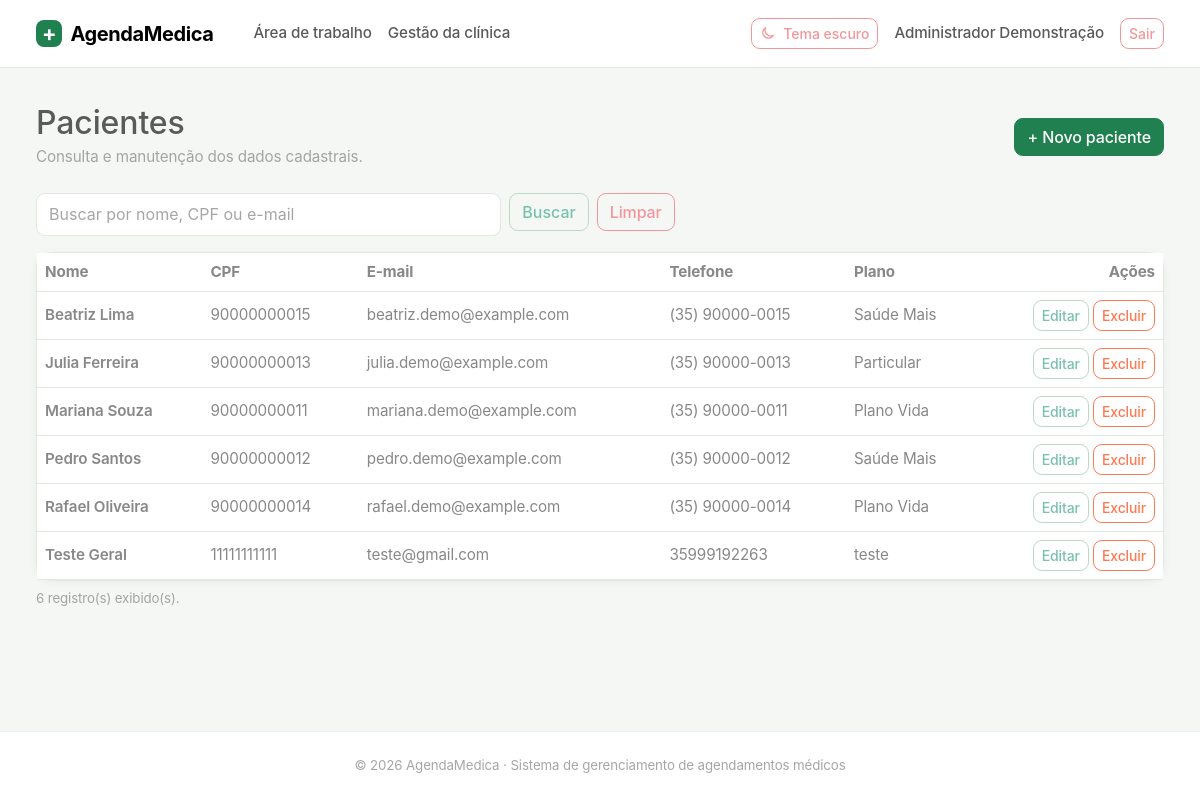
Page /gestao/pacientes/ (signed in) on the committed database.
### usuarios/models.py (models this page shows, shortened)
class Usuario(AbstractUser):
    class TipoUsuario(models.TextChoices):
        PACIENTE = "PACIENTE", "Paciente"
        MEDICO = "MEDICO", "Médico"
        FUNCIONARIO = "FUNCIONARIO", "Funcionário administrativo"
        ADMINISTRADOR = "ADMINISTRADOR", "Administrador do sistema"
    cpf = models.CharField(max_length=11, unique=True, verbose_name="CPF")
    nome = models.CharField(max_length=70, verbose_name="Nome")
    endereco = models.CharField(max_length=100, verbose_name="Endereço")
    telefone = models.CharField(max_length=20, verbose_name="Telefone")
    data_nascimento = models.DateField(verbose_name="Data de nascimento")
    tipo_usuario = models.CharField(
        max_length=20,
        choices=TipoUsuario.choices,
        verbose_name="Tipo de usuário",
    )
    objects = UsuarioManager()
    REQUIRED_FIELDS = [
        "email",
        "cpf",
        "nome",
        "endereco",
        "telefone",
        "data_nascimento",
    ]

class Paciente(models.Model):
    usuario = models.OneToOneField(
        "usuarios.Usuario",
        on_delete=models.CASCADE,
        related_name="perfil_paciente",
    )
    plano_medico = models.CharField(max_length=100, blank=True)

### usuarios/gestao_views.py (the view)
# urls.py: path("gestao/pacientes/", views.pacientes_lista, name="gestao_pacientes"),
@gestao_requerida
def pacientes_lista(request):
    pacientes = Paciente.objects.select_related("usuario").order_by("usuario__nome")
    termo = request.GET.get("q", "").strip()
    if termo:
        from django.db.models import Q
        pacientes = pacientes.filter(Q(usuario__nome__icontains=termo) | Q(usuario__cpf__icontains=termo) | Q(usuario__email__icontains=termo))
    return render(request, "gestao/pacientes_lista.html", {"pacientes": pacientes, "termo": termo})

### usuarios/gestao_views.py (called while the page is built)
def gestao_requerida(view):
    from functools import wraps
    @wraps(view)
    @login_required
    def wrapper(request, *args, **kwargs):
        if request.user.tipo_usuario not in PERFIS_GESTAO:
            messages.error(request, "Você não possui permissão para acessar esta área.")
            return redirect("inicio")
        return view(request, *args, **kwargs)
    return wrapper

### templates/gestao/pacientes_lista.html (shortened to what this page needs)
{% extends "base.html" %}
{% block content %}
<div class="d-flex flex-wrap justify-content-between align-items-center gap-3 mb-4"><div><h1 class="h2 mb-1">Pacientes</h1><p class="text-body-secondary mb-0">Consulta e manutenção dos dados cadastrais.</p></div><a class="btn btn-primary" href="{% url 'gestao_paciente_novo' %}">+ Novo paciente</a></div>
<form class="row g-2 mb-3" method="get"><div class="col-md-5"><input class="form-control" name="q" value="{{ termo }}" placeholder="Buscar por nome, CPF ou e-mail"></div><div class="col-auto"><button class="btn btn-outline-primary">Buscar</button></div><div class="col-auto"><a class="btn btn-outline-secondary" href="{% url 'gestao_pacientes' %}">Limpar</a></div></form>
<div class="card"><div class="table-responsive"><table class="table table-hover align-middle mb-0"><thead><tr><th>Nome</th><th>CPF</th><th>E-mail</th><th>Telefone</th><th>Plano</th><th class="text-end">Ações</th></tr></thead><tbody>
{% for paciente in pacientes %}<tr><td class="fw-semibold">{{ paciente.usuario.nome }}</td><td>{{ paciente.usuario.cpf }}</td><td>{{ paciente.usuario.email }}</td><td>{{ paciente.usuario.telefone }}</td><td>{{ paciente.plano_medico|default:"—" }}</td><td class="text-end text-nowrap"><a class="btn btn-sm btn-outline-primary" href="{% url 'gestao_paciente_editar' paciente.pk %}">Editar</a> <a class="btn btn-sm btn-outline-danger" href="{% url 'gestao_paciente_excluir' paciente.pk %}">Excluir</a></td></tr>
{% empty %}<tr><td colspan="6" class="text-center text-body-secondary py-4">Nenhum paciente encontrado.</td></tr>{% endfor %}
</tbody></table></div></div><p class="small text-body-secondary mt-2">{{ pacientes|length }} registro(s) exibido(s).</p>
{% endblock %}

### templates/base.html (shortened to what this page needs)
{% load static %}
<!doctype html>
<html lang="pt-br" data-bs-theme="light">
<head>
    <link href="{% static 'vendor/bootstrap/bootstrap.min.css' %}" rel="stylesheet">
    <link href="{% static 'css/themes/light.css' %}" rel="stylesheet">
    <link href="{% static 'css/themes/dark.css' %}" rel="stylesheet">
    <link href="{% static 'css/themes/custom.css' %}" rel="stylesheet">
    <link href="{% static 'css/site.css' %}" rel="stylesheet">
</head>
<body class="d-flex flex-column min-vh-100">
    <nav class="navbar navbar-expand-lg border-bottom bg-body sticky-top">
        <div class="container-fluid app-container">
            <a class="navbar-brand fw-bold" href="{% if user.is_authenticated %}{% url 'portal_home' %}{% else %}{% url 'login' %}{% endif %}"><span class="brand-mark me-2" aria-hidden="true">+</span>AgendaMedica</a>
            <div class="collapse navbar-collapse" id="navbarPrincipal">
                {% if user.is_authenticated %}<ul class="navbar-nav me-auto"><li class="nav-item"><a class="nav-link" href="{% url 'portal_home' %}">Área de trabalho</a></li>{% if user.tipo_usuario == 'ADMINISTRADOR' or user.tipo_usuario == 'FUNCIONARIO' %}<li class="nav-item"><a class="nav-link" href="{% url 'gestao_inicio' %}">Gestão da clínica</a></li>{% endif %}</ul>{% endif %}
                <ul class="navbar-nav ms-auto align-items-lg-center gap-lg-2">
                    <li class="nav-item"><button class="btn btn-outline-secondary btn-sm theme-toggle" id="alternarTema" type="button" aria-label="Alternar tema"><svg id="iconeTema" class="icon" viewBox="0 0 24 24" aria-hidden="true"><path d="M20.2 15.3A8.5 8.5 0 0 1 8.7 3.8 8.5 8.5 0 1 0 20.2 15.3Z"/></svg><span id="textoTema">Tema escuro</span></button></li>
                    {% if user.is_authenticated %}<li class="nav-item"><a class="nav-link" href="{% url 'meu_perfil' %}">{{ user.nome|default:user.username }}</a></li><li class="nav-item"><form method="post" action="{% url 'logout' %}">{% csrf_token %}<button class="btn btn-outline-secondary btn-sm" type="submit">Sair</button></form></li>{% else %}<li class="nav-item"><a class="nav-link" href="{% url 'login' %}">Entrar</a></li><li class="nav-item"><a class="btn btn-success btn-sm" href="{% url 'cadastro' %}">Criar conta</a></li>{% endif %}
                </ul>
            </div>
        </div>
    </nav>
    <main class="container-fluid app-container flex-grow-1 py-4 py-lg-5">
        {% block content %}{% endblock %}
    </main>
    <footer class="border-top py-4 mt-auto">
        <div class="container-fluid app-container text-center text-body-secondary small">
            &copy; 2026 AgendaMedica · Sistema de gerenciamento de agendamentos médicos
        </div>
    </footer>
</body>
</html>

### static/css/themes/light.css (style rules this page uses)
:root, [data-bs-theme="light"] { --am-bg-page: #f5f7f5; --am-bg-surface: #ffffff; --am-text-primary: #1f2d25; --am-text-muted: #65736a; --am-brand-primary: #21804f; --am-brand-accent: #e8f4ec; --am-border-color: #e1e8e2; --am-card-shadow: 0 2px 8px rgba(27, 55, 37, 0.045); --bs-primary: #21804f; --bs-primary-rgb: 33, 128, 79; --bs-success: #21804f; --bs-success-rgb: 33, 128, 79; --bs-link-color: #1c7145; --bs-link-color-rgb: 28, 113, 69; --bs-link-hover-color: #155938; }

### static/css/themes/custom.css (style rules this page uses)
body { background-color: var(--am-bg-page); color: var(--am-text-primary); transition: background-color 0.2s ease, color 0.2s ease; }
.card, .navbar, footer { background-color: var(--am-bg-surface) !important; border-color: var(--am-border-color) !important; }
.card { box-shadow: var(--am-card-shadow); }

### static/css/site.css (style rules this page uses)
:root { --brand-color: #21804f; --brand-soft: #e8f4ec; --surface-soft: #f4f8f5; }
body { background: var(--am-bg-page); color: var(--am-text-primary); font-size: .95rem; }
.brand-mark { display: inline-grid; place-items: center; width: 1.65rem; height: 1.65rem; border-radius: .5rem; color: white; background: var(--brand-color); font-size: 1.35rem; line-height: 1; }
.navbar { min-height: 4rem; }
.navbar-brand { letter-spacing: -.02em; }
.card { border-color: var(--am-border-color); border-radius: .8rem; box-shadow: var(--am-card-shadow); }
.btn { border-radius: .55rem; font-weight: 500; }
.btn-success, .btn-primary { --bs-btn-bg: var(--brand-color); --bs-btn-border-color: var(--brand-color); --bs-btn-hover-bg: #196c41; --bs-btn-hover-border-color: #196c41; }
.form-control, .form-select, .input-group-text { border-color: var(--am-border-color); border-radius: .55rem; min-height: 2.65rem; }
footer { background: var(--am-bg-surface); border-color: var(--am-border-color) !important; }
.icon { display: inline-block; width: 1rem; height: 1rem; flex: 0 0 auto; fill: none; stroke: currentColor; stroke-width: 1.8; stroke-linecap: round; stroke-linejoin: round; vertical-align: -.16em; }
.theme-toggle { display: inline-flex; align-items: center; gap: .45rem; }
body { font-family: Inter, ui-sans-serif, system-ui, -apple-system, BlinkMacSystemFont, "Segoe UI", sans-serif; letter-spacing: -.008em; }
a { text-underline-offset: .18em; }
button, a, input, select, textarea { transition: color .15s ease, background-color .15s ease, border-color .15s ease, box-shadow .15s ease; }
a { text-decoration: none; }
.table { --bs-table-border-color: var(--am-border-color); }
.navbar .nav-link { font-weight: 500; }
.btn-outline-primary { --bs-btn-color: var(--brand-color); --bs-btn-border-color: #b9d9c5; --bs-btn-hover-color: #fff; --bs-btn-hover-bg: var(--brand-color); --bs-btn-hover-border-color: var(--brand-color); --bs-btn-active-bg: #196c41; --bs-btn-active-border-color: #196c41; }
.app-container { width: min(100%, 2400px); max-width: none; padding-inline: clamp(1rem, 3vw, 3.5rem); }
.navbar { min-height: 4.25rem; }
.navbar .container-fluid { gap: 1rem; }
.navbar .nav-link { padding-inline: .7rem; }
main.app-container { padding-top: clamp(1.5rem, 3vw, 3rem) !important; padding-bottom: clamp(1.75rem, 3vw, 3.25rem) !important; }
footer { padding-block: 1.15rem !important; }
.card { border-radius: .95rem; transition: border-color .18s ease, box-shadow .18s ease, transform .18s ease; }

### rows in the picture
Usuario: nome "Administrador Demonstração"
Paciente: usuario.nome "Beatriz Lima", usuario.cpf "90000000015", usuario.email "beatriz.demo@example.com", usuario.telefone "(35) 90000-0015", plano_medico "Saúde Mais"
Paciente: usuario.nome "Julia Ferreira", usuario.cpf "90000000013", usuario.email "julia.demo@example.com", usuario.telefone "(35) 90000-0013", plano_medico "Particular"
Paciente: usuario.nome "Mariana Souza", usuario.cpf "90000000011", usuario.email "mariana.demo@example.com", usuario.telefone "(35) 90000-0011", plano_medico "Plano Vida"
Paciente: usuario.nome "Pedro Santos", usuario.cpf "90000000012", usuario.email "pedro.demo@example.com", usuario.telefone "(35) 90000-0012", plano_medico "Saúde Mais"
Paciente: usuario.nome "Rafael Oliveira", usuario.cpf "90000000014", usuario.email "rafael.demo@example.com", usuario.telefone "(35) 90000-0014", plano_medico "Plano Vida"
Paciente: usuario.nome "Teste Geral", usuario.cpf "11111111111", usuario.email "teste@gmail.com", usuario.telefone "35999192263", plano_medico "teste"

### other values in the picture
{{ pacientes|length }} "6"
